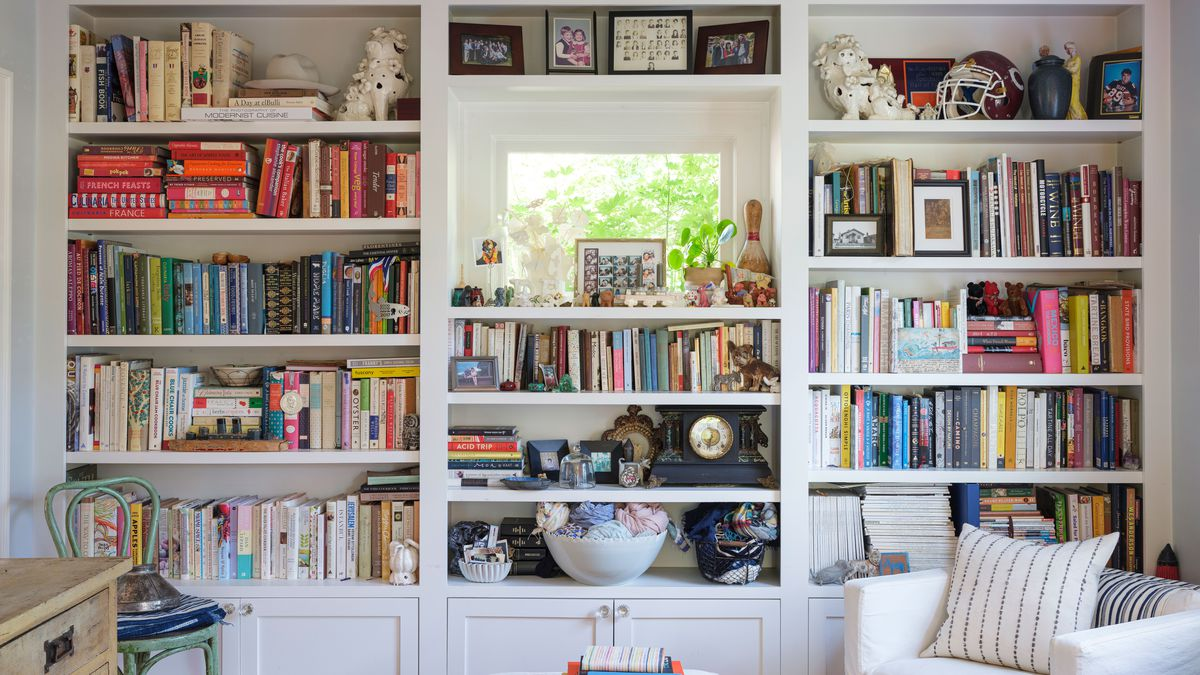
%> input picture 2.0/environment/background.jpg, 1200 x 675 px
$ octave environment.m   (GNU Octave 9; MATLAB toolbox functions it lacks are replaced by stand-ins)
%> lines starting %> are read from the running program, lines starting %| are printed output that depends on the picture

%%
axis equal;
camlight

xlabel('x');
ylabel('y');
zlabel('z');
bgi=imread('background.jpg');
%> bgi is the input picture: size 675x1200x3 uint8; mean R, G, B 151.7, 145.2, 141
xImage = [-0.8 0.6; -0.8 0.6];
yImage = [0.6 0.6; 0.6 0.6];
zImage = [1 1; -0.795 -0.795];
surf(xImage,yImage,zImage,'CData',bgi,'FaceColor','texturemap');
hold on;

xlabel('x');
ylabel('y');
zlabel('z');
bgi2=imread('background2.jpg');
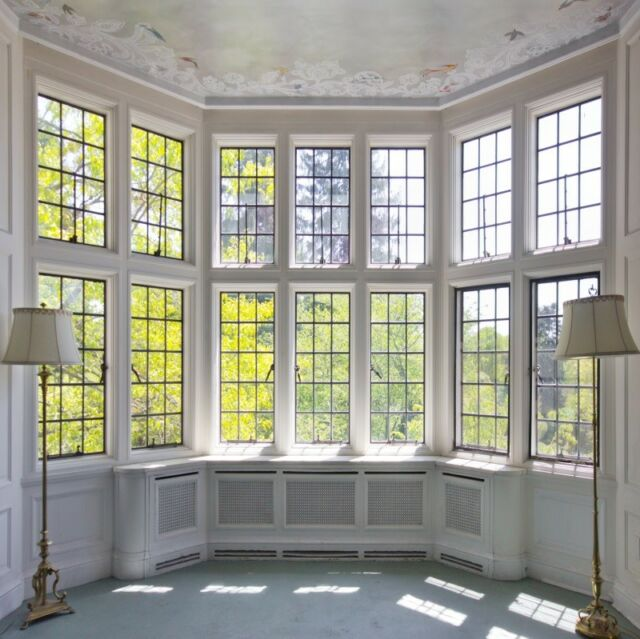
%> input picture 2.0/environment/background2.jpg, 640 x 639 px
%> bgi2 is the input picture: size 639x640x3 uint8; mean R, G, B 155.5, 155.6, 144.7
xImage = [0.6 0.6; 0.6 0.6];
yImage = [-0.5 0.6; -0.5 0.6];
zImage = [1 1; -0.795 -0.795];
surf(xImage,yImage,zImage,'CData',bgi2,'FaceColor','texturemap');
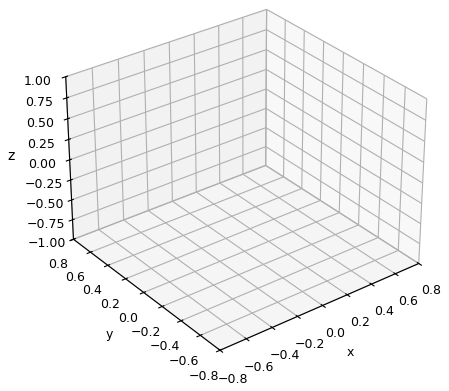
%> figure redrawn from the program's plot data
hold on;

%> (the run ends here)
